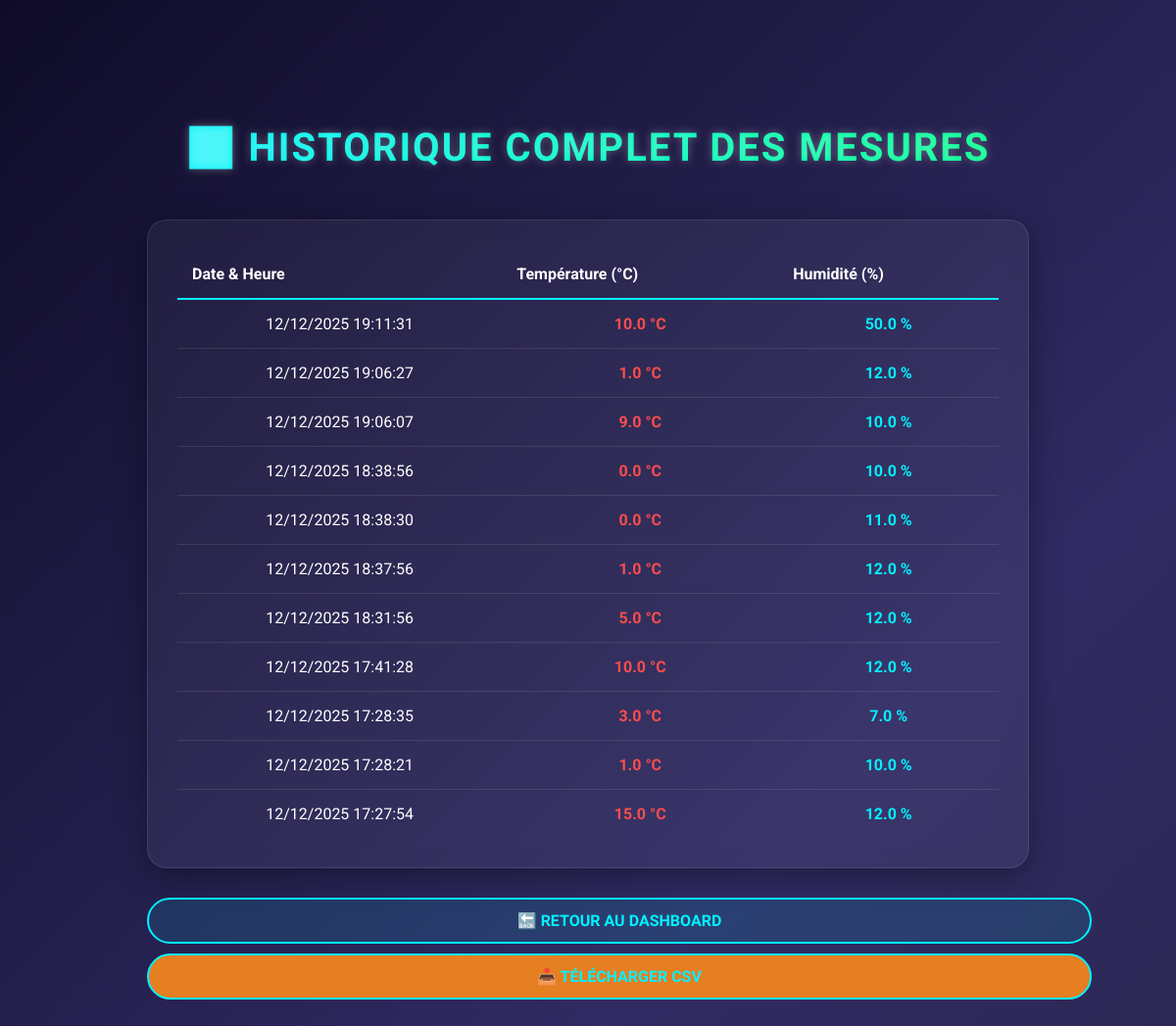
Page /measurements/ (signed in) on the earlier database version.
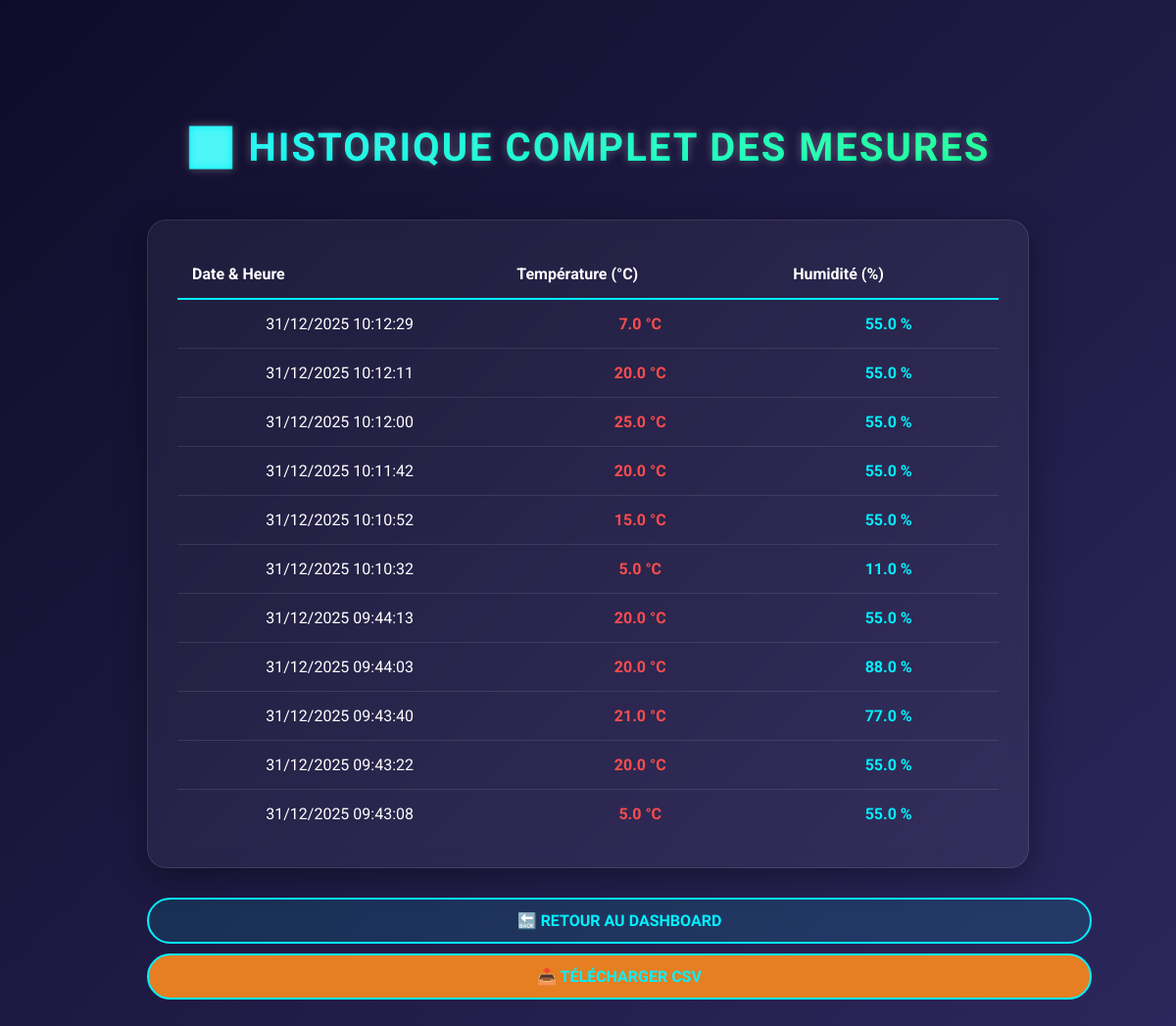
Same page on the later database version.
### DHT/models.py (models this page shows, shortened)
class Dht11(models.Model):
    temp = models.FloatField(null=True)
    hum = models.FloatField(null=True)
    dt = models.DateTimeField(auto_now_add=True,null=True)

### DHT/views.py (the view)
# urls.py: path('measurements/', views.measures_list_view, name='measurements'),
@login_required
def measures_list_view(request):
    measures = Dht11.objects.all().order_by('-dt')
    return render(request, "measure_list.html", {'measures': measures})

### DHT/context_processors.py (called while the page is built)
def get_user_role(request):
    if not request.user.is_authenticated:
        return {'role': None}
    role = "Utilisateur"
    if request.user.is_superuser:
        role = "Administrateur"
    elif request.user.groups.filter(name='Manager').exists():
        role = "Manager"
    elif request.user.groups.filter(name='Chief').exists():
        role = "Chef"
    elif request.user.groups.filter(name='Operator').exists():
        role = "Opérateur"
    return {'role': role}

### DHT/templates/measure_list.html (shortened to what this page needs)
{% load static %}
<!DOCTYPE html>
<html lang="fr">
<head>
    <link rel="stylesheet" href="{% static 'css/style.css' %}">
</head>
<body>
    <div class="container">
        <h1>📊 Historique Complet des Mesures</h1>
        <div class="card wide-card">
            <div style="max-height: 600px; overflow-y: auto;">
                <table style="width: 100%; border-collapse: collapse; color: #fff;">
                    <thead>
                        <tr style="border-bottom: 2px solid var(--neon-blue);">
                            <th style="padding: 15px; text-align: left;">Date & Heure</th>
                            <th style="padding: 15px; text-align: left;">Température (°C)</th>
                            <th style="padding: 15px; text-align: left;">Humidité (%)</th>
                        </tr>
                    </thead>
                    <tbody>
                        {% for item in measures %}
                        <tr style="border-bottom: 1px solid rgba(255,255,255,0.1);">
                            <td style="padding: 15px;">{{ item.dt|date:"d/m/Y H:i:s" }}</td>
                            <td style="padding: 15px; color: #ff4d4d; font-weight: bold;">{{ item.temp }} °C</td>
                            <td style="padding: 15px; color: #00f2ff; font-weight: bold;">{{ item.hum }} %</td>
                        </tr>
                        {% empty %}
                        <tr>
                            <td colspan="3" style="padding: 20px; text-align: center;">Aucune mesure enregistrée.</td>
                        </tr>
                        {% endfor %}
                    </tbody>
                </table>
            </div>
        </div>
        <div style="margin-top: 20px; text-align: center;">
            <a href="/" class="btn glow-btn" style="display: inline-block; margin-right: 15px;">🔙 Retour au
                Dashboard</a>
            <a href="{% url 'export_measures_csv' %}" class="btn glow-btn"
                style="background: #e67e22; display: inline-block;">📥 Télécharger CSV</a>
        </div>
    </div>
</body>
</html>

Differences in the rows shown:
no longer on this page (row unchanged): Dht11: dt "12/12/2025 19:11:31", temp "10.0", hum "50.0"
no longer on this page (row unchanged): Dht11: dt "12/12/2025 19:06:27", temp "1.0", hum "12.0"
no longer on this page (row unchanged): Dht11: dt "12/12/2025 19:06:07", temp "9.0", hum "10.0"
no longer on this page (row unchanged): Dht11: dt "12/12/2025 18:38:56", temp "0.0", hum "10.0"
no longer on this page (row unchanged): Dht11: dt "12/12/2025 18:38:30", temp "0.0", hum "11.0"
no longer on this page (row unchanged): Dht11: dt "12/12/2025 18:37:56", temp "1.0", hum "12.0"
no longer on this page (row unchanged): Dht11: dt "12/12/2025 18:31:56", temp "5.0", hum "12.0"
no longer on this page (row unchanged): Dht11: dt "12/12/2025 17:41:28", temp "10.0", hum "12.0"
no longer on this page (row unchanged): Dht11: dt "12/12/2025 17:28:35", temp "3.0", hum "7.0"
no longer on this page (row unchanged): Dht11: dt "12/12/2025 17:28:21", temp "1.0", hum "10.0"
no longer on this page (row unchanged): Dht11: dt "12/12/2025 17:27:54", temp "15.0", hum "12.0"
added Dht11: dt "31/12/2025 10:12:29", temp "7.0", hum "55.0"
added Dht11: dt "31/12/2025 10:12:11", temp "20.0", hum "55.0"
added Dht11: dt "31/12/2025 10:12:00", temp "25.0", hum "55.0"
added Dht11: dt "31/12/2025 10:11:42", temp "20.0", hum "55.0"
added Dht11: dt "31/12/2025 10:10:52", temp "15.0", hum "55.0"
added Dht11: dt "31/12/2025 10:10:32", temp "5.0", hum "11.0"
added Dht11: dt "31/12/2025 09:44:13", temp "20.0", hum "55.0"
added Dht11: dt "31/12/2025 09:44:03", temp "20.0", hum "88.0"
added Dht11: dt "31/12/2025 09:43:40", temp "21.0", hum "77.0"
added Dht11: dt "31/12/2025 09:43:22", temp "20.0", hum "55.0"
added Dht11: dt "31/12/2025 09:43:08", temp "5.0", hum "55.0"
